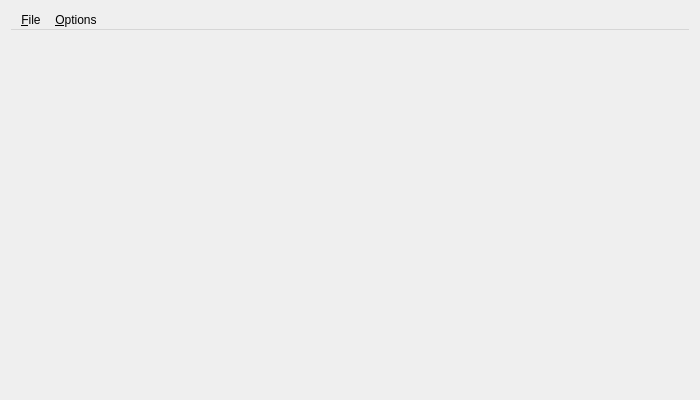
<?xml version="1.0" encoding="UTF-8"?>
<ui version="4.0">
 <class>cpuregs</class>
 <widget class="QWidget" name="cpuregs">
  <property name="geometry">
   <rect>
    <x>0</x>
    <y>0</y>
    <width>700</width>
    <height>400</height>
   </rect>
  </property>
  <property name="windowTitle">
   <string>CPU Registers</string>
  </property>
  <layout class="QVBoxLayout" name="verticalLayout">
   <item>
    <widget class="QMenuBar" name="menubar">
     <widget class="QMenu" name="menu_file">
      <property name="title">
       <string>&amp;File</string>
      </property>
      <addaction name="action_file_save"/>
     </widget>
     <widget class="QMenu" name="menu_options">
      <property name="title">
       <string>&amp;Options</string>
      </property>
      <addaction name="action_options_autorefresh"/>
      <addaction name="action_options_textview"/>
     </widget>
     <addaction name="menu_file"/>
     <addaction name="menu_options"/>
    </widget>
   </item>
   <item>
    <widget class="QStackedWidget" name="stack">
     <property name="currentIndex">
      <number>0</number>
     </property>
     <widget class="QWidget" name="page_regs"/>
     <widget class="QWidget" name="page_text">
      <layout class="QVBoxLayout" name="verticalLayout_2">
       <item>
        <widget class="QTextEdit" name="out_cpuregs">
         <property name="font">
          <font>
           <family>Monospace</family>
          </font>
         </property>
         <property name="lineWrapMode">
          <enum>QTextEdit::NoWrap</enum>
         </property>
         <property name="readOnly">
          <bool>true</bool>
         </property>
        </widget>
       </item>
      </layout>
     </widget>
    </widget>
   </item>
  </layout>
  <action name="action_file_save">
   <property name="text">
    <string>&amp;Save</string>
   </property>
  </action>
  <action name="action_options_autorefresh">
   <property name="checkable">
    <bool>true</bool>
   </property>
   <property name="checked">
    <bool>true</bool>
   </property>
   <property name="text">
    <string>Auto Refresh</string>
   </property>
  </action>
  <action name="action_options_textview">
   <property name="checkable">
    <bool>true</bool>
   </property>
   <property name="text">
    <string>Text View</string>
   </property>
  </action>
 </widget>
 <resources/>
 <connections/>
</ui>
